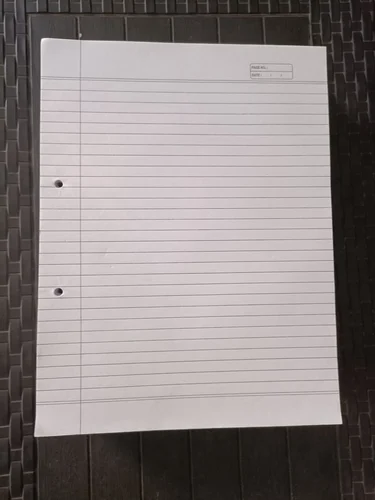
#> input picture sample.jpeg, 375 x 500 px
$ python -i preprocessing.py   (imports and definitions only)
#> lines starting #> are read from the running program, lines starting #| are printed output that depends on the picture; after the words box and inside, x2 and y2 are one past the last pixel; in counts of white or black regions, pixels touching at a corner belong together
#> further down, picture is the input picture: shape (500, 375, 3); mean B, G, R 132.7, 133.2, 140.8
import easyocr, cv2, os
import numpy as np

# 이미지 비율 줄이기
def imgResizeByHeight(img, height) :
    realH = img.shape[0]
    realW = img.shape[1]
    ratio = height/realH
    width = int(realW * ratio)
    return cv2.resize(img, (width, height))

# 텍스트박스 이미지 찾기
def getTextBox(img) :
    contourList = []
    gray = cv2.cvtColor(img, cv2.COLOR_BGR2GRAY)
    gray = cv2.GaussianBlur(gray, (3, 3), 0)
    # Morphology Transform - 1차
    kernel  = cv2.getStructuringElement(cv2.MORPH_ELLIPSE, (3, 3))
    grad = cv2.morphologyEx(gray, cv2.MORPH_GRADIENT, kernel)
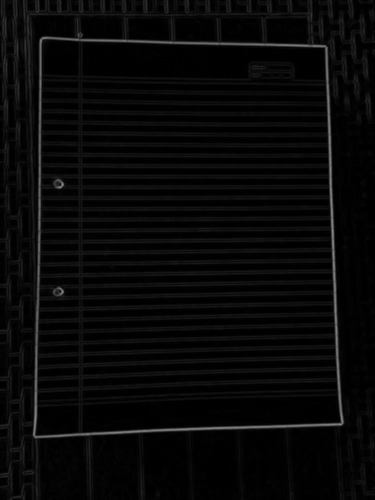
#> grad: shape (500, 375); min 0, max 143, mean 8.2
    # Morphology Transform - 2차
    _, bw = cv2.threshold(grad, 0.0, 255.0, cv2.THRESH_BINARY | cv2.THRESH_OTSU)
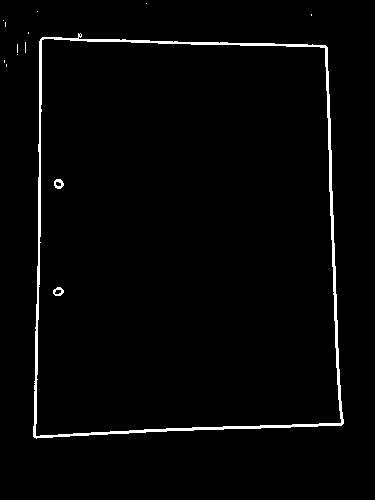
#> bw: shape (500, 375); 2.2% white; 14 white regions (11 under 20 px), largest, box (x1, y1, x2, y2) and area: (33, 33, 344, 439) 3875, (54, 179, 64, 189) 62, (53, 287, 64, 296) 56
    kernel2 = cv2.getStructuringElement(cv2.MORPH_RECT, (20,1))
    connected = cv2.morphologyEx(bw, cv2.MORPH_CLOSE, kernel2)
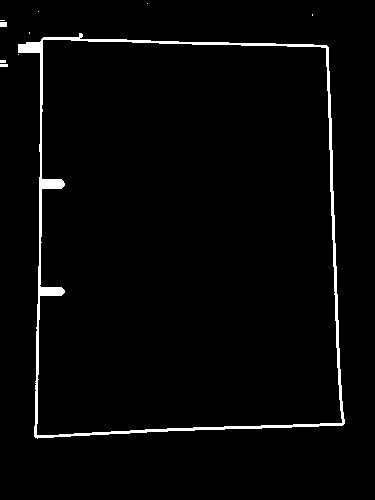
#> connected: shape (500, 375); 2.5% white; 10 white regions (7 under 20 px)
    # contour 찾기
    contours, hierarchy = cv2.findContours(connected.copy(), cv2.RETR_EXTERNAL, cv2.CHAIN_APPROX_NONE)
#> contours = 10 contours, 8 with area under 20; largest, box (x1, y1, x2, y2) and area: (18, 33, 345, 439) 115595, (0, 22, 7, 27) 24
    mask = np.zeros(bw.shape, dtype=np.uint8)
    rgb = img.copy()
    for idx in range(len(contours)):
        x, y, w, h = cv2.boundingRect(contours[idx])
        mask[y:y+h, x:x+w] = 0
        cv2.drawContours(mask, contours, idx, (255, 255, 255), -1)
        r = float(cv2.countNonZero(mask[y:y+h, x:x+w])) / (w*h)
        if r > 0.35 and w > 8 and h > 8 :
            cv2.rectangle(rgb, (x,y), (x+w, y+h), (0, 255, 0), 2)
            contourList.append(contours[idx])
#> this loop made 10 passes
#> (x, y, w, h, r) on passes 1 to 10: (0, 64, 8, 3, 1), (0, 60, 6, 3, 1), (18, 54, 1, 1, 1), (18, 33, 327, 406, 0.876), (29, 32, 1, 2, 1), (0, 22, 7, 5, 1), (0, 20, 5, 1, 1), (312, 14, 1, 2, 1), (38, 11, 1, 1, 1), (147, 3, 1, 1, 1)
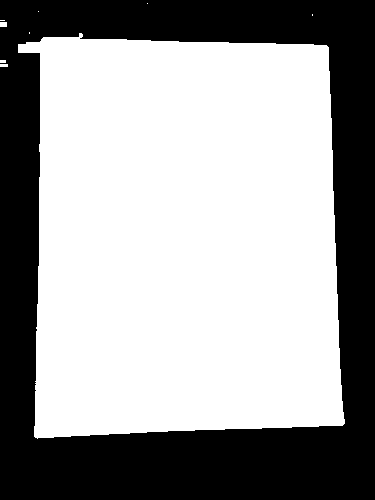
#> mask: shape (500, 375); 62.1% white; 1 black region
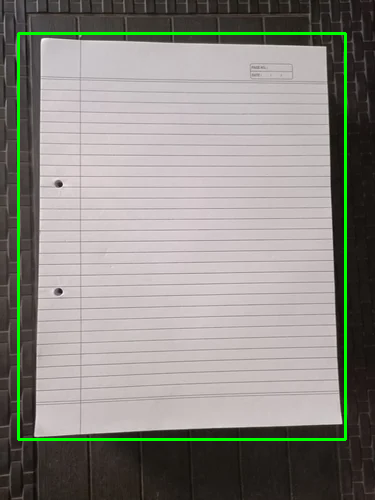
#> rgb: shape (500, 375, 3); 2.34% of pixels changed, all inside (x1, y1, x2, y2) = (17, 32, 347, 441)
#> after the loop, contourList = 1 contour; box (x1, y1, x2, y2) and area: (18, 33, 345, 439) 115595
    # cv2.imshow("result", rgb)
    return (rgb, contourList)

>>> import cv2
>>> picture = cv2.imread('../sample.jpeg')
>>> result = getTextBox(picture)
